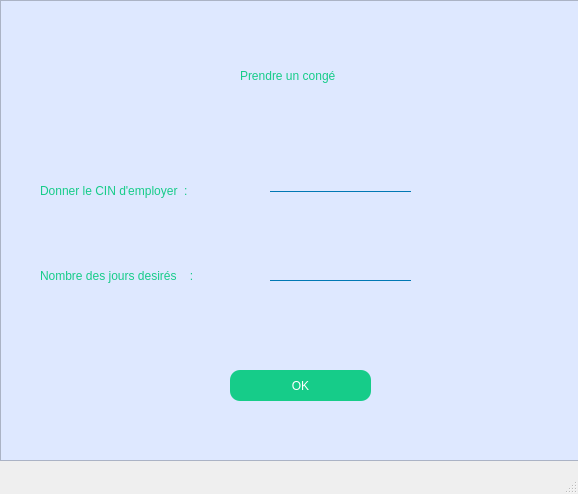
<?xml version="1.0" encoding="UTF-8"?>
<ui version="4.0">
 <class>Congee</class>
 <widget class="QMainWindow" name="Congee">
  <property name="geometry">
   <rect>
    <x>0</x>
    <y>0</y>
    <width>578</width>
    <height>494</height>
   </rect>
  </property>
  <property name="windowTitle">
   <string>MainWindow</string>
  </property>
  <property name="styleSheet">
   <string notr="true">QLineEdit {
background: transparent;
	border : none;
	color:rgb(22, 204, 137);
	border-bottom: 1px solid  rgb(0, 120, 180);
font: 11pt &quot;Century Gothic&quot;;
}
QLabel{
color:rgb(22, 204, 137);
font: 12pt &quot;Century Gothic&quot;;
}</string>
  </property>
  <widget class="QWidget" name="centralwidget">
   <widget class="QFrame" name="frame">
    <property name="geometry">
     <rect>
      <x>0</x>
      <y>0</y>
      <width>581</width>
      <height>461</height>
     </rect>
    </property>
    <property name="styleSheet">
     <string notr="true">background-color: rgb(222, 232, 255);</string>
    </property>
    <property name="frameShape">
     <enum>QFrame::StyledPanel</enum>
    </property>
    <property name="frameShadow">
     <enum>QFrame::Raised</enum>
    </property>
    <widget class="QPushButton" name="pushButton">
     <property name="geometry">
      <rect>
       <x>230</x>
       <y>370</y>
       <width>141</width>
       <height>31</height>
      </rect>
     </property>
     <property name="styleSheet">
      <string notr="true">font: 13pt &quot;Century Gothic&quot;;
color:white;
background-color: rgb(22, 204, 137);
;
border-radius:10px;
	</string>
     </property>
     <property name="text">
      <string>OK</string>
     </property>
    </widget>
    <widget class="QLineEdit" name="lineEdit_2">
     <property name="geometry">
      <rect>
       <x>270</x>
       <y>260</y>
       <width>141</width>
       <height>21</height>
      </rect>
     </property>
     <property name="placeholderText">
      <string/>
     </property>
    </widget>
    <widget class="QLabel" name="label_4">
     <property name="geometry">
      <rect>
       <x>40</x>
       <y>260</y>
       <width>221</width>
       <height>31</height>
      </rect>
     </property>
     <property name="text">
      <string>Nombre des jours desirés    :</string>
     </property>
    </widget>
    <widget class="QLabel" name="label_3">
     <property name="geometry">
      <rect>
       <x>40</x>
       <y>170</y>
       <width>221</width>
       <height>41</height>
      </rect>
     </property>
     <property name="text">
      <string>Donner le CIN d'employer  :</string>
     </property>
    </widget>
    <widget class="QLineEdit" name="lineEdit">
     <property name="geometry">
      <rect>
       <x>270</x>
       <y>171</y>
       <width>141</width>
       <height>21</height>
      </rect>
     </property>
     <property name="placeholderText">
      <string/>
     </property>
    </widget>
    <widget class="QLabel" name="label">
     <property name="geometry">
      <rect>
       <x>240</x>
       <y>50</y>
       <width>161</width>
       <height>51</height>
      </rect>
     </property>
     <property name="styleSheet">
      <string notr="true">font: 14pt &quot;Century Schoolbook&quot;;</string>
     </property>
     <property name="text">
      <string>Prendre un congé</string>
     </property>
    </widget>
   </widget>
  </widget>
  <widget class="QMenuBar" name="menubar">
   <property name="geometry">
    <rect>
     <x>0</x>
     <y>0</y>
     <width>578</width>
     <height>22</height>
    </rect>
   </property>
  </widget>
  <widget class="QStatusBar" name="statusbar"/>
 </widget>
 <resources/>
 <connections/>
</ui>
